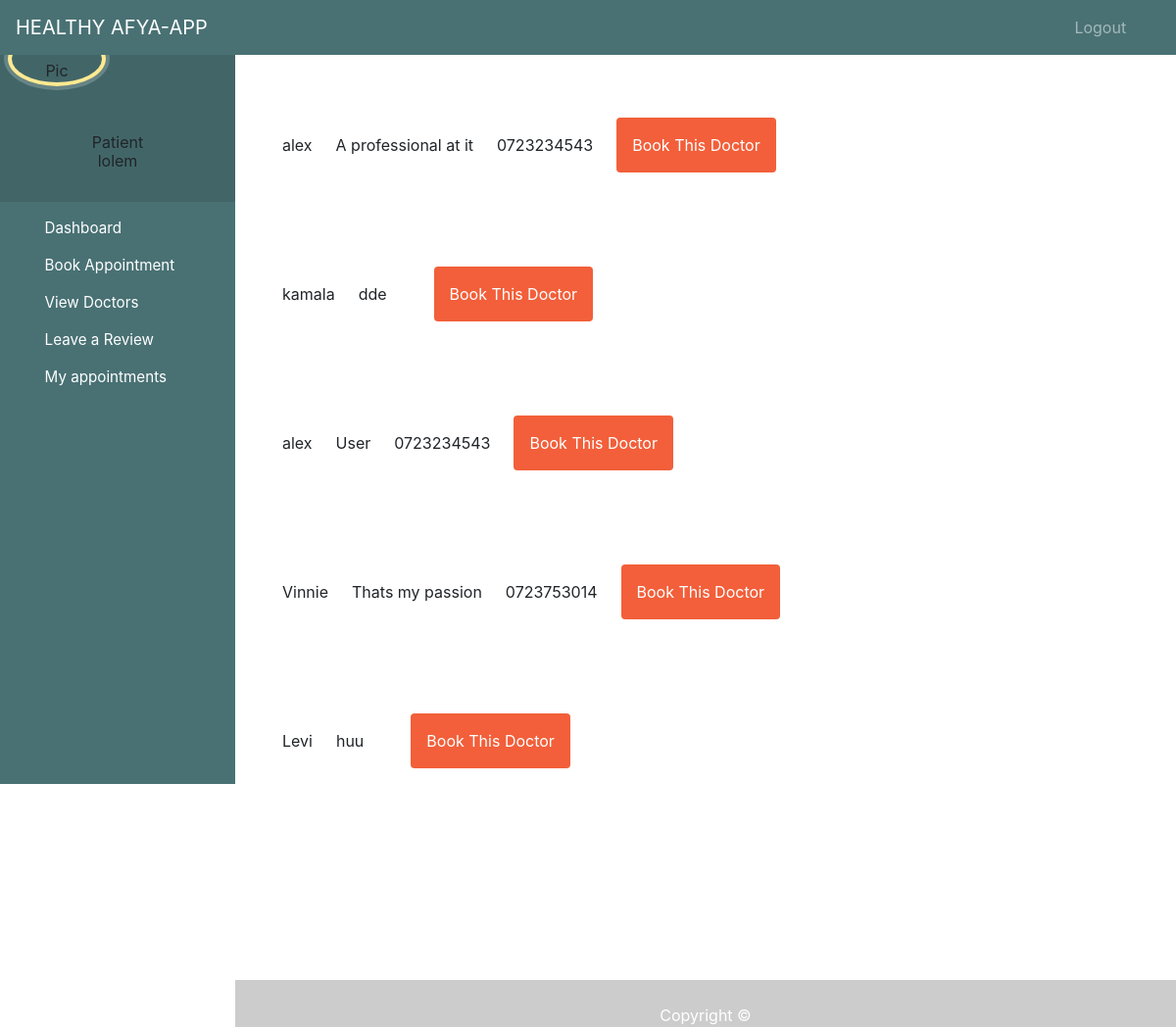
Page /patient/dashboard/content/doctor-by-county/6 (signed in) on the committed database.
### bookingapp/models.py (models this page shows, shortened)
class Doctor(models.Model):
    CARD ='Cardiologist'
    DERMA = 'Dermatologist'
    EMERGE =  'Emergency Specialist'
    ALLERGY = 'Allergy Specialist'
    ANAE = 'Anesthesiologist'
    COLON = 'COlon and Rectal Surgeon'
    NORMAL = 'Consultant'
    SPECIALIZATION_CHOICES = [
        (CARD, 'Cardiologist'),
        (DERMA, 'Dermatologist'),
        (EMERGE, 'Emergency Specialist'),
        (ALLERGY, 'Allergy Specialist'),
        (ANAE, 'Anesthesiologist'),
        (COLON, 'COlon and Rectal Surgeon'),
        (NORMAL, 'Consultant'),
    ]
    user = models.OneToOneField(User, on_delete=models.CASCADE, related_name='doctor', null=True)
    age = models.IntegerField(null=True)
    phone = models.CharField(max_length=255)
    county = models.ForeignKey(County, on_delete=models.CASCADE, null=True)
    specialization = models.CharField(max_length=50,choices=SPECIALIZATION_CHOICES , null=True)
    biography = models.TextField(null=True, default='-')
    birth_date = models.DateField(null=True, blank=True)
    has_schedule = models.BooleanField(default=False)
    last_update = models.DateTimeField(auto_now = True)
    created_at = models.DateTimeField(auto_now_add = True)

### bookingapp/views.py (the view)
# urls.py: path('patient/dashboard/content/doctor-by-county/<county_id>', views.view_doctor_by_county, name= 'doctor-by-county'),
@login_required(login_url='members/login_user/')
def view_doctor_by_county(request, county_id):
    county_doctor = Doctor.objects.filter(county=county_id).order_by('specialization')
    return render(request, 'patient/doctor_by_county.html', { 'county_doctor': county_doctor })

### bookingapp/templates/patient/doctor_by_county.html (shortened to what this page needs)
{% extends 'patient/dashboard.html' %}
{% load tailwind_tags %}
{% block content %}
<!DOCTYPE html>
<html lang="en">
<head>
    {% tailwind_css %}
</head>
<body>
    {% for doctor in county_doctor %}
    <table>
    <div class="relative container mx-auto p-6">
        <div class="flex space-x-6 p-6">
    <li class="flex items-center justify-between"> <a href="">{{ doctor.user.first_name }} </a></li>
    <li class="flex items-center justify-between"> {{ doctor.biography }}</li>
    <li class="flex items-center justify-between"> {{ doctor.phone }}</li>
    <a href="{% url 'appointment-form' doctor.id  %}" class="p-3 px-6 pt-2 text-white bg-brightRed rounded baseline hover:bg-brightRedLight">
        Book This Doctor
    </a>
   </div>
</div>
</table>
    {% endfor %}
</body>
</html>
{% endblock %}

### bookingapp/templates/patient/dashboard.html (shortened to what this page needs)
<!DOCTYPE html>
{% load static %}
<html lang="en">
<head>
  <link rel="stylesheet" href="https://stackpath.bootstrapcdn.com/bootstrap/4.3.1/css/bootstrap.min.css">
  <link rel="stylesheet" href="https://maxcdn.bootstrapcdn.com/font-awesome/4.7.0/css/font-awesome.min.css">
</head>
<body>
  <nav class="menu" tabindex="0">
    <header class="avatar">
      <img src="{% static patient.profile_pic.url %}" alt="Profile Pic" />
      <br><br>
      <h6>Patient</h6>
      <h2>{{request.user.first_name}}</h2>
    </header>
    <ul>
      <li tabindex="0" class="icon-dashboard"> <a style="color:white; text-decoration:none;" href="{% url 'dashboard-content' %}"><span>Dashboard</span></a> </li>
      <li tabindex="0" class="icon-calendar"> <a style="color:white; text-decoration:none;" href="{% url 'book-appointment' %}"><span>Book Appointment</span></a></li>
      <li tabindex="0" class="icon-calendar"> <a style="color:white; text-decoration:none;" href="{% url 'all-doctors' %}"><span>View Doctors</span></a></li>
      <li tabindex="0" class="icon-calendar"> <a style="color:white; text-decoration:none;" href="{% url 'patient-reviews' %}"><span>Leave a Review</span></a></li>
      <li tabindex="0" class="icon-users"> <a style="color:white; text-decoration:none;" href="{% url 'view-_all-appointments' %} "><span>My appointments</span></a></li>
    </ul>
  </nav>
  <main>
    <div class="bs-example">
      <nav class="navbar navbar-expand-md  navbar-dark fixed-top" style="background:#497174;">
        <a href="#" class="navbar-brand">HEALTHY AFYA-APP</a>
        <div class="collapse navbar-collapse justify-content-between" id="navbarCollapse">
          <div class="navbar-nav" style=" margin-left: 90%;">
            <a href="{% url 'logout' %}" class="nav-item nav-link">Logout</a>
          </div>
        </div>
      </nav>
    </div>
    <br><br>
    {% block content %}
    {% endblock content %}
    <br><br><br><br><br><br><br>
    <footer>
      <br>
      <div class="container">
        <div class="row">
          <div class="col-md-12 col-sm-12">
            <div style="color:#ffffff;" class="wow fadeInUp footer-copyright">
              <p>
                Copyright &copy;  </p>
            </div>
          </div>
        </div>
      </div>
    </footer>
  </main>
</body>
</html>

### rows in the picture
Doctor: user.first_name "alex", biography "A professional at it", phone "0723234543"
Doctor: user.first_name "kamala", biography "dde"
Doctor: user.first_name "alex", biography "User", phone "0723234543"
Doctor: user.first_name "Vinnie", biography "Thats my passion", phone "0723753014"
Doctor: user.first_name "Levi", biography "huu"

### other values in the picture
{{ request.user.first_name }} "lolem"
